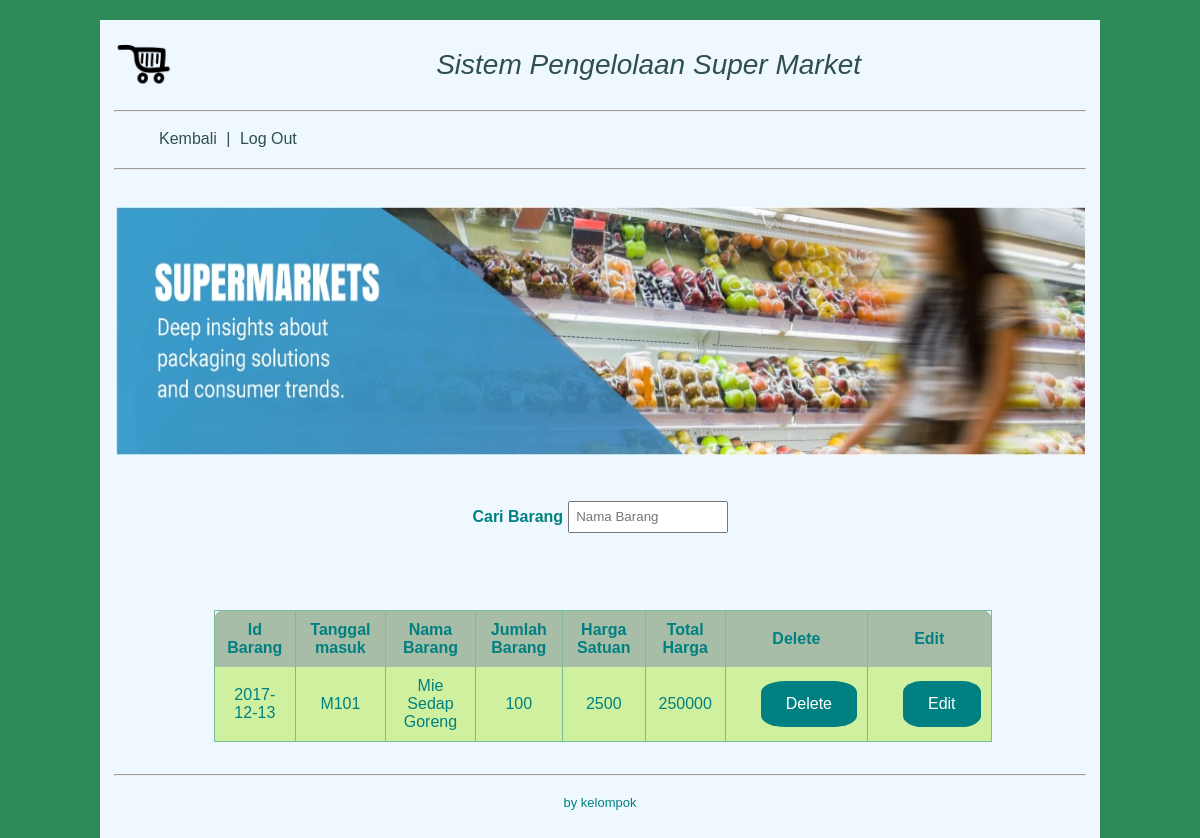
The app's page /hasil_cari_barang_masuk.php?cari=Mie Sedap Goreng (signed in), older data.
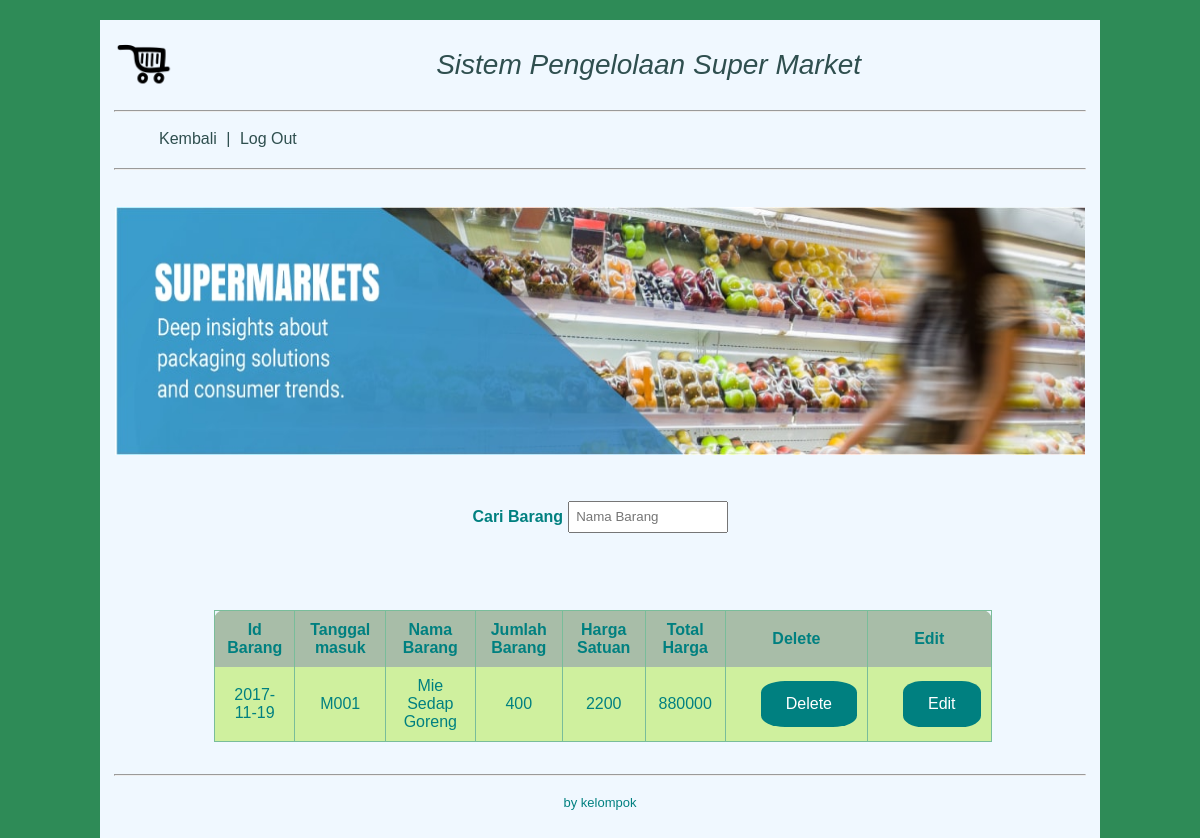
The same page, newer data.
### tables this page shows
CREATE TABLE `barangmasuk` (
  `no_barang_masuk` int(30) NOT NULL AUTO_INCREMENT,
  `tanggal_masuk` date NOT NULL,
  `id_barang` varchar(30) NOT NULL,
  `nama_barang` varchar(100) NOT NULL,
  `jumlah_barang` int(200) NOT NULL,
  `harga_barang` int(200) NOT NULL,
  `total_harga` int(255) NOT NULL,
  PRIMARY KEY (`no_barang_masuk`)
);

### hasil_cari_barang_masuk.php (the view, shortened to what this page needs)
<html>
<head>
<link rel="stylesheet" type="text/css" href="style.css">
<body>
	<div class="wrapper">
		<header>
			<div id="logo">
				<img src="logo.png">
			</div>
			<h1 class="title">Sistem Pengelolaan Super Market</h1>
			<hr>
			<nav>
				<ul>
					<li><a href="masuk_gudang_barang.php">Kembali</a></li>
					<li>|</li>
					<li><a href="logout.php">Log Out</a></li>
				</ul>
			</nav>
			<hr>
		</header>
		<div id="banner">
			<img src="banner.jpg">
		</div>
		<div class="contain">
			<form action="cari_barang_masuk.php" method="get">
				<h4>Cari Barang
					<input type="text" placeholder="Nama Barang" name="namabarang">
			 	</h4>
			</form>
			<br/>
			<br/>
			<table>
			<?php
				if(isset($_GET['cari'])){
					$cari = mysql_real_escape_string($_GET['cari']);
					$barang = mysql_query("select * from barangmasuk where nama_barang like '%$cari%' or id_barang like '%$cari%'");
					$ketemu = mysql_num_rows($barang);
					if($ketemu > 0){
			?>
					<tr>
						<td><b>Id Barang</td>
						<td><b>Tanggal masuk</td>
						<td><b>Nama Barang</td>
						<td><b>Jumlah Barang</td>
						<td><b>Harga Satuan</td>
						<td><b>Total Harga</td>
						<td><b>Delete</td>
						<td><b>Edit</td>
					</tr>
					<?php while($var = mysql_fetch_array($barang))
					{
					?>
						<tr>
							<td><?php echo $var['tanggal_masuk'] ?></td>
							<td><?php echo $var['id_barang'] ?></td>
							<td><?php echo $var['nama_barang'] ?></td>
							<td><?php echo $var['jumlah_barang'] ?></td>
							<td><?php echo $var['harga_barang'] ?></td>
							<td><?php echo $var['total_harga'] ?></td>
							<td><center><a href="delete_barang_masuk.php?kode=<?php echo $var['no_barang_masuk'] ?>">Delete</a></td>
							<td><center><a href="edit_barang_masuk.php?kode=<?php echo $var['no_barang_masuk']?>">Edit</a></td>
						</tr>
					<?php }
						}
						else {
							echo "<center>Data tidak ditemukan</center>";
						}
					}
					?>
			</table>
		</div>
		<footer>
			<hr>
			<p class="kaki">by kelompok</p>
		</footer>
	</div>
</body>
</head>
</html>

Row changes from the older to the newer data that the page shows:
no longer on this page (row edited): barangmasuk: tanggal_masuk "2017-12-13", id_barang "M101", nama_barang "Mie Sedap Goreng", jumlah_barang "100", harga_barang "2500", total_harga "250000"
added barangmasuk: tanggal_masuk "2017-11-19", id_barang "M001", nama_barang "Mie Sedap Goreng", jumlah_barang "400", harga_barang "2200", total_harga "880000"
